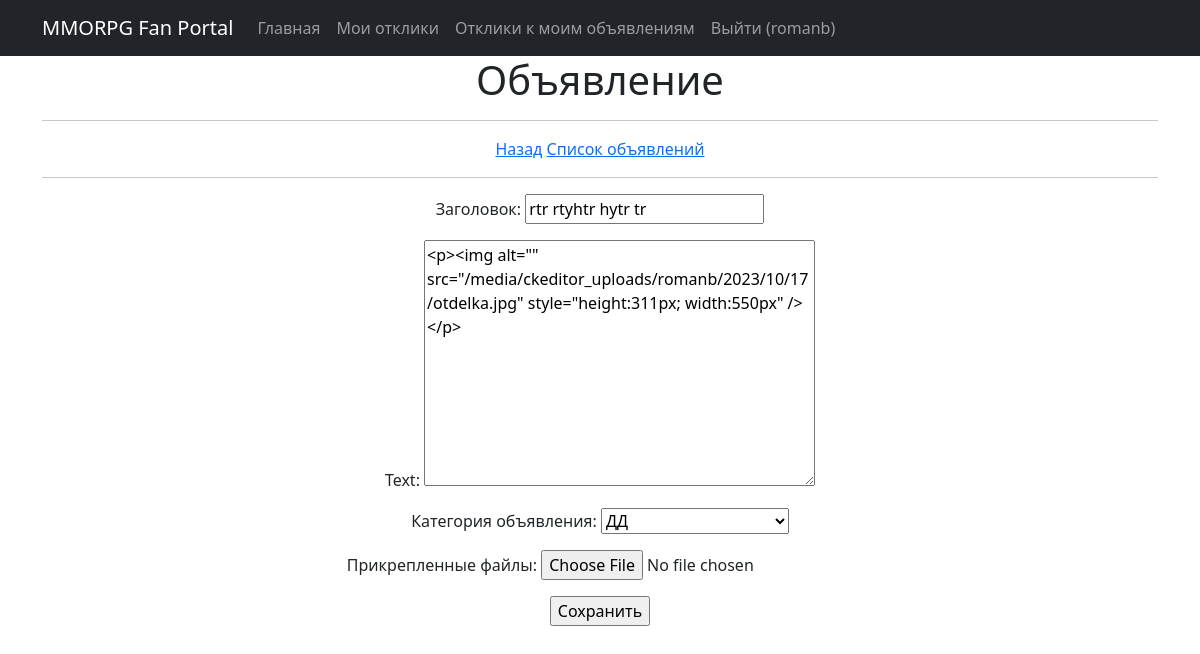
Screenshot of /15/edit/ (signed in) with the database file from the repository.
### mmorpg/models.py (models this page shows, shortened)
class Ads(models.Model):
    CATEGORIES = [
        ('tanks', 'Танки'),
        ('heals', 'Хилы'),
        ('dd', 'ДД'),
        ('tradespeople', 'Торговцы'),
        ('guildmasters', 'Гилдмастеры'),
        ('questgivers', 'Квестгиверы'),
        ('blacksmiths', 'Кузнецы'),
        ('tanners', 'Кожевники'),
        ('potionmakers', 'Зельевары'),
        ('spellmasters', 'Мастера заклинаний'),
    ]
    author = models.ForeignKey(User, on_delete=models.CASCADE, verbose_name="Автор")
    title = models.CharField("Заголовок", max_length=128)
    text = RichTextUploadingField("Текст")
    category = models.CharField("Категория объявления",
                                max_length=12,
                                choices=CATEGORIES,
                                default='tanks')
    media = models.FileField("Прикрепленные файлы", upload_to='uploads/', blank=True)
    date = models.DateTimeField("Дата объявления", auto_now_add=True)

### mmorpg/views.py (the view)
# urls.py: path('<int:pk>/edit/', AdsEdit.as_view(), name='ads_edit'),
class AdsEdit(LoginRequiredMixin, UpdateView):
    form_class = AdsForm
    model = Ads
    template_name = 'AdsEdit.html'
    context_object_name = 'ads'

### mmorpg/forms.py (shortened to what this page needs)
class AdsForm(forms.ModelForm):
    class Meta:
        model = Ads
        fields = ['title', 'text', 'category', 'media']

### templates/AdsEdit.html (shortened to what this page needs)
{% extends 'flatpages/default.html' %}
{% block content %}
{% if request.user == ads.author or request.resolver_match.url_name == 'ads_create' %}
    <h1>Объявление</h1>
    <hr>
    {% if ads.pk is not None %}
    <a href="{% url 'ads_detail' ads.pk %}">Назад</a>
    {% endif %}
    <a href="{% url 'ads_list' %}">Список объявлений</a>
    <hr>
    <form action="" method="post">
        {{ form.as_p }}
        <input type="submit" value="Сохранить" />
    </form>
{% else %}
    <h4>Кажется, у Вас нет доступа к редактированию данного объявления...</h4>
{% endif %}
{% endblock content %}

### templates/flatpages/default.html (shortened to what this page needs)
<!DOCTYPE html>
<html lang="en">
    <head>
        {% load static %}
        <link href="{% static 'css/styles.css' %}" rel="stylesheet" />
    </head>
    <body>
        <nav class="navbar navbar-expand-lg navbar-dark bg-dark static-top">
           <div class="container">
               <a class="navbar-brand" href="#">MMORPG Fan Portal</a>
               <div class="collapse navbar-collapse" id="navbarResponsive">
                   <ul class="navbar-nav ml-auto">
                       <li class="nav-item">
                           <a class="nav-link" href="/">Главная</a>
                       </li>
                       {% if request.user.is_authenticated %}
                       <li class="nav-item">
                           <a class="nav-link" href="{% url 'myresponse_list' %}">Мои отклики</a>
                       </li>
                       <li class="nav-item">
                           <a class="nav-link" href="{% url 'adsresponse_list' %}">Отклики к моим объявлениям</a>
                       </li>
                       {% endif %}
                       {% if not request.user.is_authenticated %}
                           <li class="nav-item">
                               <a class="nav-link" href="/accounts/login/">Войти</a>
                           </li>
                       {% else %}
                           <li class="nav-item">
                               <a class="nav-link" href="/accounts/logout/">Выйти ({{ request.user }})</a>
                           </li>
                       {% endif %}
                   </ul>
               </div>
           </div>
        </nav>
        <div class="container">
           <div class="row">
               <div class="col-lg-12 text-center">
                   {% block content %}{% endblock content %}
               </div>
           </div>
        </div>
    </body>
</html>

### rows the page displays
Ads: title "rtr rtyhtr hytr tr", text "<p><img alt=\"\" src=\"/media/ckeditor_uploads/romanb/2023/10/17/otdelka.jpg\" style=\"height:311px; width:550px\" /></p>", category "ДД"

### other values shown
{{ request.user }} "romanb"
